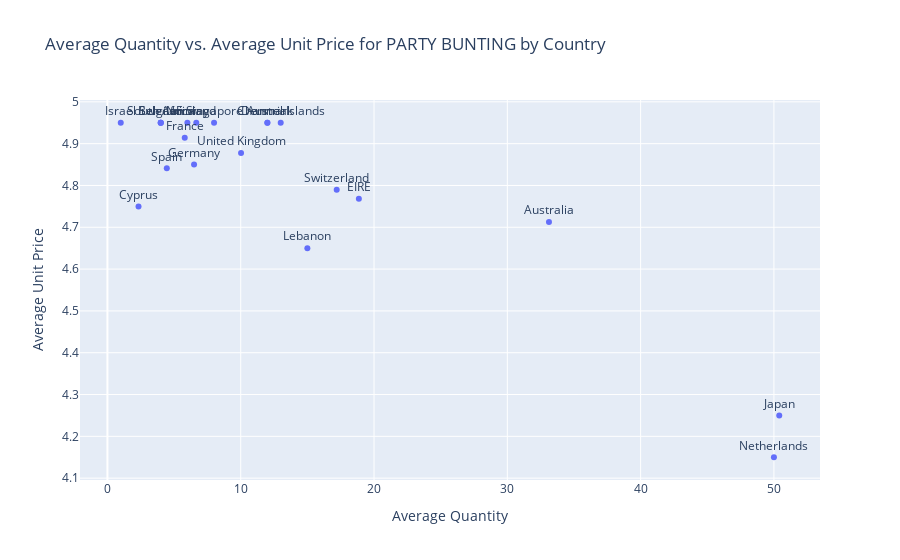

Notebook source saved alongside this figure:
### Code cell
df_partyB

averages_by_country = df_partyB.groupby('Country').agg({'Quantity': 'mean', 'UnitPrice': 'mean'}).reset_index()

# Create an interactive scatter plot using Plotly Express
fig = px.scatter(averages_by_country, x='Quantity', y='UnitPrice', text='Country',
                 title='Average Quantity vs. Average Unit Price for PARTY BUNTING by Country',
                 labels={'Quantity': 'Average Quantity', 'UnitPrice': 'Average Unit Price'})

# Show the interactive scatter plot
fig.update_traces(textposition='top center')
fig.show()

### Figure 1 — Plotly figure (JSON) as saved in the notebook; plotly's stock layout.template omitted (floating-point values rounded to 4 significant figures)
{"data": [{"hovertemplate": "Average Quantity=%{x}<br>Average Unit Price=%{y}<br>Country=%{text}<extra></extra>", "legendgroup": "", "marker": {"color": "#636efa", "symbol": "circle"}, "mode": "markers+text", "name": "", "orientation": "v", "showlegend": false, "text": ["Australia", "Austria", "Belgium", "Channel Islands", "Cyprus", "Denmark", "EIRE", "Finland", "France", "Germany", "Israel", "Japan", "Lebanon", "Netherlands", "Norway", "Singapore", "South Africa", "Spain", "Sweden", "Switzerland", "United Kingdom"], "textposition": "top center", "type": "scatter", "x": [33.12, 12, 4, 13, 2.333, 12, 18.86, 6.667, 5.8, 6.5, 1, 50.4, 15, 50, 6, 8, 4, 4.455, 4, 17.2, 10.02], "xaxis": "x", "y": [4.713, 4.95, 4.95, 4.95, 4.75, 4.95, 4.768, 4.95, 4.914, 4.85, 4.95, 4.25, 4.65, 4.15, 4.95, 4.95, 4.95, 4.841, 4.95, 4.79, 4.878], "yaxis": "y"}], "layout": {"legend": {"tracegroupgap": 0}, "title": {"text": "Average Quantity vs. Average Unit Price for PARTY BUNTING by Country"}, "xaxis": {"anchor": "y", "domain": [0, 1], "title": {"text": "Average Quantity"}}, "yaxis": {"anchor": "x", "domain": [0, 1], "title": {"text": "Average Unit Price"}}}}
